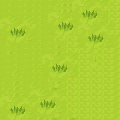

Below is a game level as drawn by its tile map, then a one-line description and the .tmx file that defines it, in full:
An orthogonal 20x20 tile map with 6x6 px tiles, 1 tile layer (Tile Layer 1), 2 tilesets.

<map version="1.0" orientation="orthogonal" renderorder="right-down" width="20" height="20" tilewidth="6" tileheight="6" nextobjectid="1">
 <tileset firstgid="1" name="tileset8" tilewidth="6" tileheight="6" tilecount="27632" columns="314">
  <image source="tiles/tileset/tileset8.png" width="1888" height="528" />
 </tileset>
 <tileset firstgid="27633" name="tileset2" tilewidth="6" tileheight="6" tilecount="16848" columns="144">
  <image source="tiles/tileset/tileset2.png" width="864" height="705" />
 </tileset>
 <layer name="Tile Layer 1" width="20" height="20">
  <data encoding="csv">
5388,5387,5388,5389,5390,5387,5387,5388,5389,5387,6015,6015,4752,4753,4754,4755,4756,4757,5078,5079,
5388,5387,5388,5389,5390,5387,5387,5388,5389,5701,6015,6015,5066,5067,5068,5069,5070,5071,5078,5079,
5388,5387,5388,5389,5390,5387,5387,5388,4752,4753,4754,4755,5380,5381,5382,5383,5384,5385,5078,5079,
4752,4753,4754,4755,4756,4757,5387,5388,5066,5067,5068,5069,5694,5695,5696,5697,5698,5699,5078,5079,
5066,5067,5068,5069,5070,5071,5387,5388,5380,5381,5382,5383,5384,4752,4753,4754,4755,4756,4757,5079,
5380,5381,5382,5383,5384,5385,5387,5388,5694,5695,5696,5697,5698,5066,5067,5068,5069,5070,5071,5079,
5694,5695,5696,5697,5698,5699,5387,5388,5389,5078,5079,5078,5079,5380,5381,5382,5383,5384,5385,5080,
5388,5701,5387,5388,5389,5387,5387,5388,5389,6015,5387,5078,5079,5694,5695,5696,5697,5698,5699,5080,
5388,6015,5387,5388,5389,5387,5387,5388,5389,6015,5387,5078,5079,5078,5079,5080,5078,5078,5079,5080,
5388,5389,5387,5388,5389,5387,5387,4752,4753,4754,4755,4756,4757,5078,5079,4450,5078,5078,5079,5080,
5388,5389,5387,5388,5389,5387,5387,5066,5067,5068,5069,5070,5071,5078,5079,4764,5078,5078,5079,5080,
5388,5389,5387,5388,5389,5387,5387,5380,5381,5382,5383,5384,5385,5078,5079,5078,5079,5078,5079,5080,
5388,5389,5701,5387,5388,5387,5387,5694,5695,5696,5697,5698,5699,5078,5079,5078,5079,5078,5079,5080,
5387,5388,6015,5387,5388,5387,5387,5388,5701,6015,5387,5078,5079,5078,5079,5078,5079,5078,5079,5080,
5387,5387,6015,5387,5388,5701,5387,5388,6015,6016,5387,5078,5079,5078,5079,5078,5079,5078,5079,5080,
5387,5701,6015,5387,5388,4752,4753,4754,4755,4756,4757,5078,5079,5078,5079,5078,5079,5078,5079,5080,
4752,4753,4754,4755,4756,4757,5067,5068,5069,5070,5071,5078,5079,5078,5079,5078,5079,5078,5079,5080,
5066,5067,5068,5069,5070,5071,5381,5382,5383,5384,5385,5078,5079,5078,5079,5078,5079,5078,5079,5080,
5380,5381,5382,5383,5384,5385,5695,5696,5697,5698,5699,5078,5079,5078,5079,5078,5079,5078,5079,5080,
5694,5695,5696,5697,5698,5699,6015,5387,6015,6016,5387,6015,6016,5078,5079,5078,5079,5078,5079,5080
</data>
 </layer>
</map>
